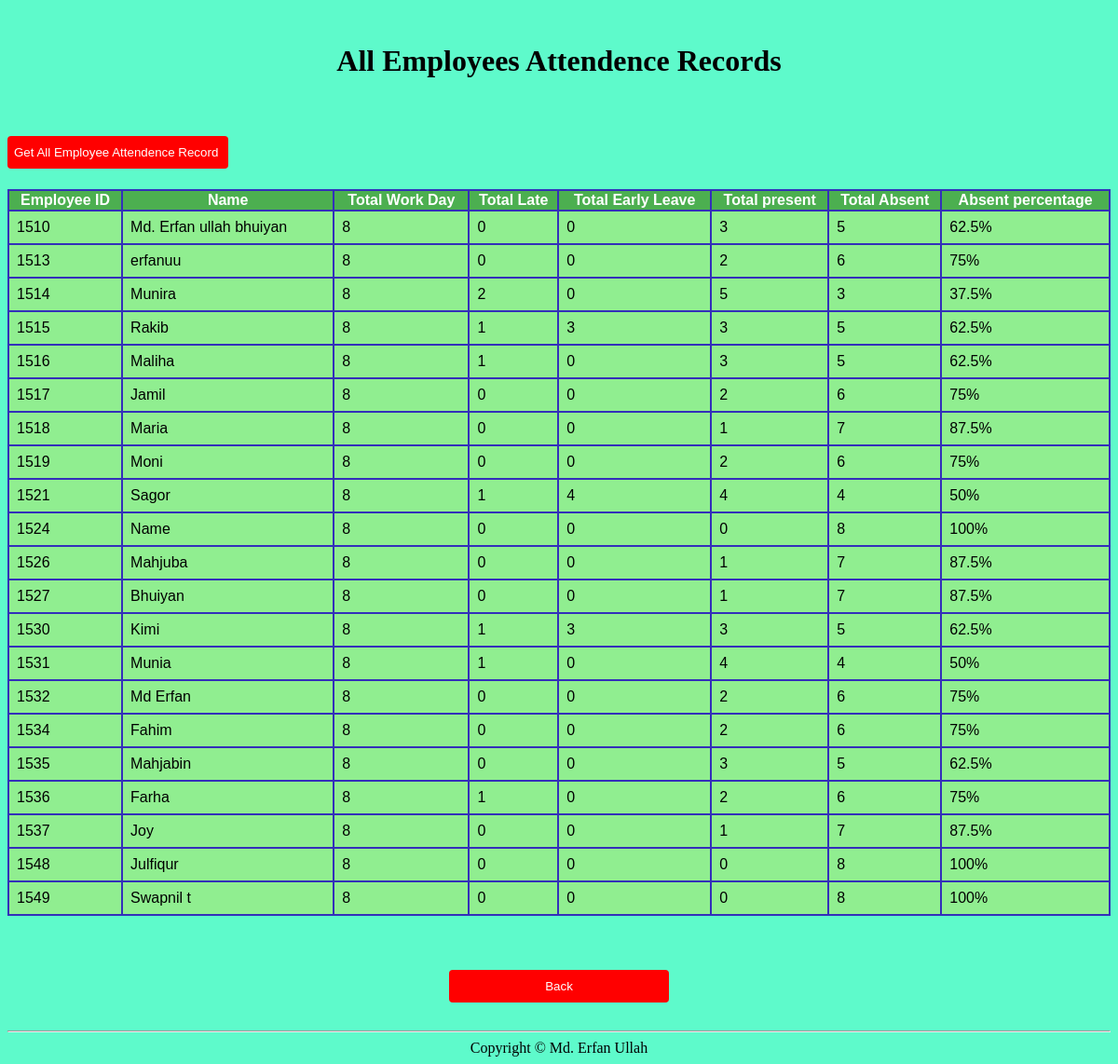
Page /admin/attrecord.php (signed in) on the committed database.
### tables this page shows
CREATE TABLE `employee_info` (
  `ID` int(10) NOT NULL,
  `Name` varchar(25) NOT NULL,
  `contact` varchar(15) NOT NULL,
  `Email` varchar(30) DEFAULT NULL,
  `Adress` varchar(50) NOT NULL,
  `Bdate` date NOT NULL,
  `Sex` varchar(10) NOT NULL,
  `Salary` int(8) DEFAULT NULL,
  `dep_id` int(10) NOT NULL,
  `pic` varchar(60) NOT NULL
);

### functions/dbconfig.php (called while the page is built)
<?php
	class dbconfig{
		public function connection(){
			$conn = new mysqli("127.0.0.1","root","","employee");
			return $conn;
		}
	}
?>

### functions/functions.php (called while the page is built, shortened)
<?php
class cls_func{
	public function con(){
		$connect = new dbconfig();
		return $connect->connection();
	}
	public function total_workday(){
		$result = $this->con()->query("SELECT Count(*) FROM `date`");
		return $result;
	}
	public function total_attnd($ID){
		$result = $this->con()->query("SELECT Count(*) FROM `attendence` WHERE ID='$ID'");
		return $result;
	}
	public function total_late($ID){
		$result = $this->con()->query("SELECT Count(*) FROM `attendence` WHERE ID='$ID' and status='Late'");
		return $result;
	}
	public function total_early($ID){
		$result = $this->con()->query("SELECT Count(*) FROM `attendence` WHERE ID='$ID' and status2='Early Leave'");
		return $result;
	}
	public function view_emp_info(){
		$result = $this->con()->query("SELECT * from employee_info");
		return $result;
	}
	}
	?>

### admin/attrecord.php (the view, shortened to what this page needs)
<?php
	require_once('../functions/dbconfig.php');
	require_once('../functions/functions.php');
	$obj = new cls_func();
	$qry=$obj->view_emp_info();
?>
<link rel="stylesheet" type="text/css" href="admin.css">
<center><h1>All Employees Attendence Records</h1></center>
<a href = "attrecord_pdf.php"><input type="button" value="Get All Employee Attendence Record " ></a>
<table style="width:100%">
  <tr>
    <th>Employee ID</th>
    <th>Name</th>
    <th>Total Work Day</th>
    <th>Total Late</th>
    <th>Total Early Leave</th>
    <th>Total present</th>
    <th>Total Absent</th>
    <th>Absent percentage</th>
  </tr>
<?php
  while($rec=$qry->fetch_assoc() )
						{
  ?>
  <tr>
    <td><?php echo $rec['ID']; ?></td>
    <td><?php echo $rec['Name']; ?></td>
    <td><?php
     $wrk=$obj->total_workday();
     $tot=$wrk->fetch_assoc();
     echo $tot['Count(*)'];?></td>
     <td><?php
     $pre=$obj->total_late($rec['ID']);
     $late=$pre->fetch_assoc();
     echo $late['Count(*)']; ?> </td>
     <td><?php
     $pre=$obj->total_early($rec['ID']);
     $early=$pre->fetch_assoc();
     echo $early['Count(*)']; ?> </td>
    <td><?php
     $pre=$obj->total_attnd($rec['ID']);
     $att=$pre->fetch_assoc();
     echo $att['Count(*)']; ?></td>
     <td>
     	<?php
       echo $tot['Count(*)'] - $att['Count(*)']; ?>
     </td>
     <td>
     <?php  $per=($tot['Count(*)'] -$att['Count(*)'])/$tot['Count(*)']*100;
            echo round($per, 2),"%";    ?>
     </td>
  </tr>
  <?php
						}
?>
  </table>
   <center><a href = "atten.php"><input id="cancel" type = "button" value ="Back"></a></center>
<hr>
 <center><footer>Copyright © Md. Erfan Ullah</footer></center>

### admin/admin.css (style rules this page uses)
input[type=button] { width: 20%; background-color: red; color: white; padding: 10px 7px; margin: 4px 0; border: none; border-radius: 4px; cursor: pointer; }
table { font-family: arial, sans-serif; border-collapse: collapse; width: 100%; background-color: lightgreen; }
th { background-color: #4CAF50; border: 2px solid #332FBA ; color: white; }
td { border: 2px solid #332FBA ; text-align: left; padding: 8px; }

### rows in the picture
employee_info: ID "1510", Name "Md. Erfan ullah bhuiyan", Count "8", Count "0", Count "3", Count "5", per "62.5"
employee_info: ID "1513", Name "erfanuu", Count "8", Count "0", Count "2", Count "6", per "75"
employee_info: ID "1514", Name "Munira", Count "8", Count "2", Count "0", Count "5", Count "3", per "37.5"
employee_info: ID "1515", Name "Rakib", Count "8", Count "1", Count "3", Count "5", per "62.5"
employee_info: ID "1516", Name "Maliha", Count "8", Count "1", Count "0", Count "3", Count "5", per "62.5"
employee_info: ID "1517", Name "Jamil", Count "8", Count "0", Count "2", Count "6", per "75"
employee_info: ID "1518", Name "Maria", Count "8", Count "0", Count "1", Count "7", per "87.5"
employee_info: ID "1519", Name "Moni", Count "8", Count "0", Count "2", Count "6", per "75"
employee_info: ID "1521", Name "Sagor", Count "8", Count "1", Count "4", per "50"
employee_info: ID "1524", Name "Name", Count "8", Count "0", per "100"
employee_info: ID "1526", Name "Mahjuba", Count "8", Count "0", Count "1", Count "7", per "87.5"
employee_info: ID "1527", Name "Bhuiyan", Count "8", Count "0", Count "1", Count "7", per "87.5"
employee_info: ID "1530", Name "Kimi", Count "8", Count "1", Count "3", Count "5", per "62.5"
employee_info: ID "1531", Name "Munia", Count "8", Count "1", Count "0", Count "4", per "50"
employee_info: ID "1532", Name "Md Erfan", Count "8", Count "0", Count "2", Count "6", per "75"
employee_info: ID "1534", Name "Fahim", Count "8", Count "0", Count "2", Count "6", per "75"
employee_info: ID "1535", Name "Mahjabin", Count "8", Count "0", Count "3", Count "5", per "62.5"
employee_info: ID "1536", Name "Farha", Count "8", Count "1", Count "0", Count "2", Count "6", per "75"
employee_info: ID "1537", Name "Joy", Count "8", Count "0", Count "1", Count "7", per "87.5"
employee_info: ID "1548", Name "Julfiqur", Count "8", Count "0", per "100"
employee_info: ID "1549", Name "Swapnil t", Count "8", Count "0", per "100"
